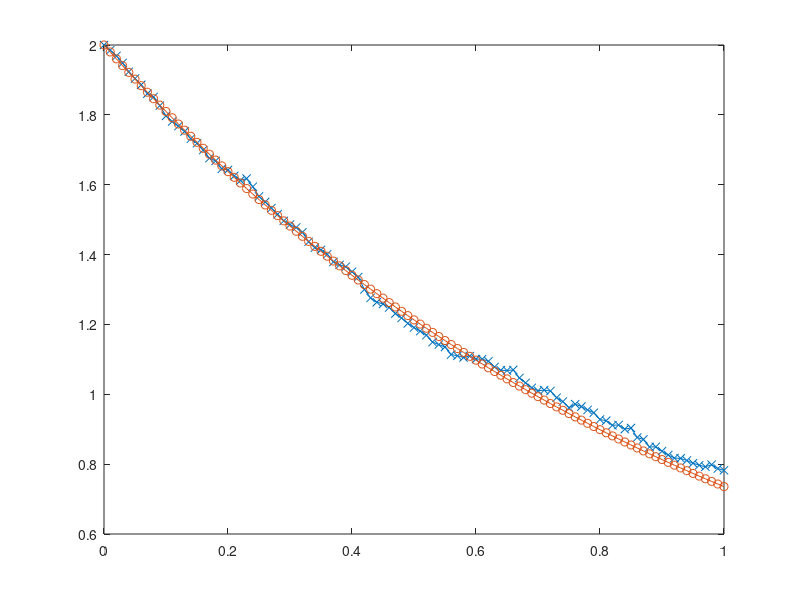

MATLAB code for this plot:
function [Mean, Median, Std] = euler()
  load("par.mat")
  for j = 1:n_iter
    #wiener process
    dW = sqrt(dt).*randn(1,N-1); W = [0, cumsum(dW)];
    
    #euler method
    X(1) = x0;
    for n=2:N X(n) = X(n-1) + (a*X(n-1) + b).*dt + (c*X(n-1) + d).*dW(n-1); end;
    #figure(1); plot(t,X,"-x",t,x(W),"-o");
    
    normvec(j) = max(abs(X-x(t)));
    allX(j,:) = X;
    clear dW W X EXP;
  end
  
  #values for table
  Mean = mean(normvec);
  Median = median(normvec);
  Std = std(normvec);
  
  MX = mean(allX);
  figure(2); plot(t,MX,"-x",t,mx,"-o");
end
